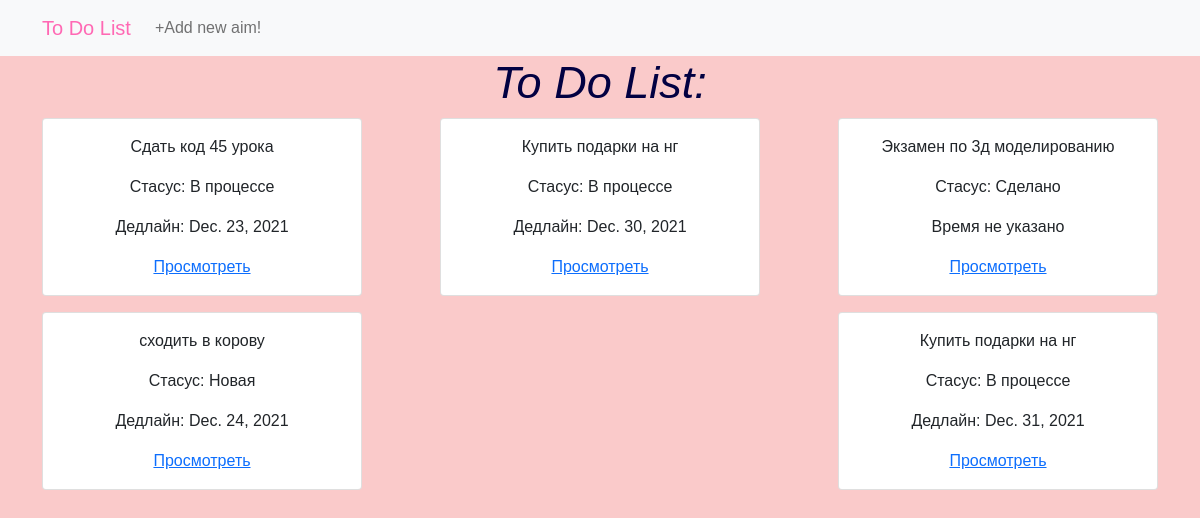
Before: / with the older database file.
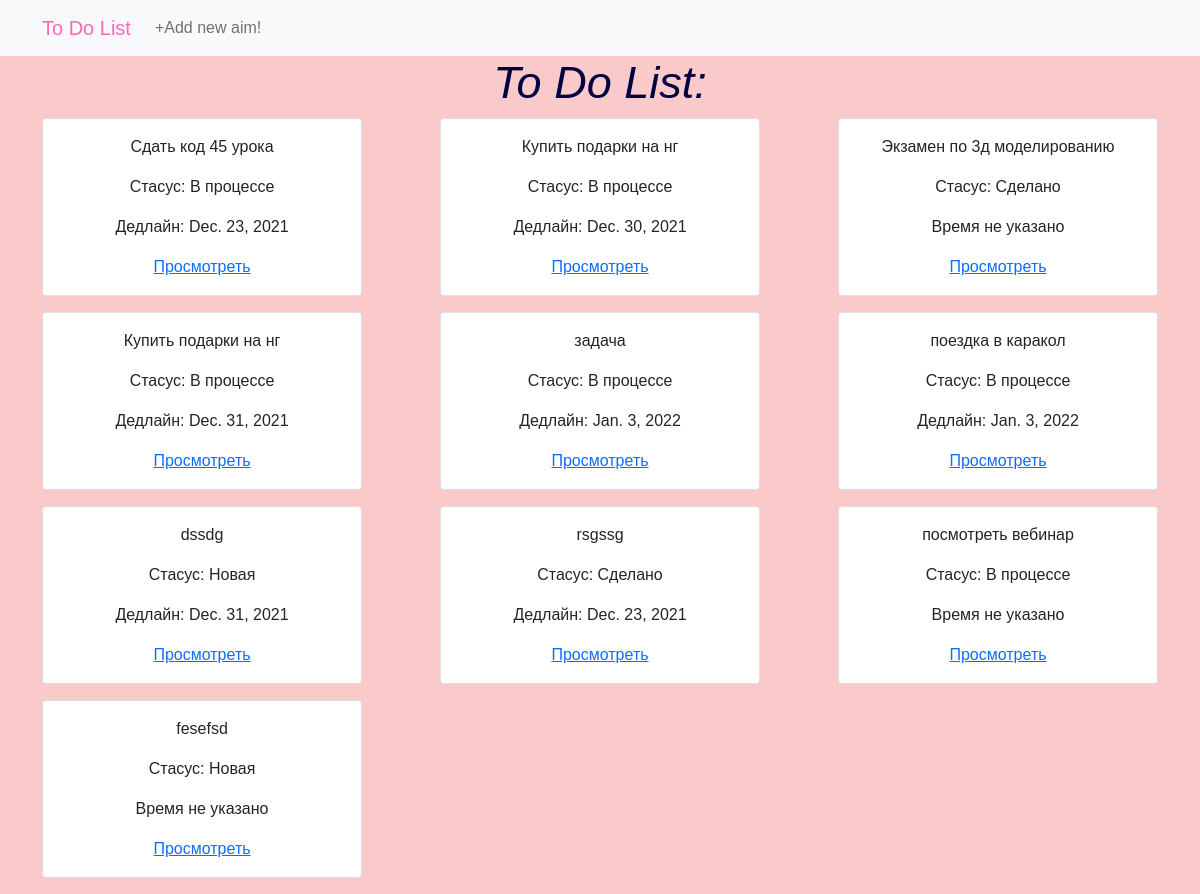
After: the same page with the newer database file.
### todolist/models.py (models this page shows, shortened)
class ToDoList(models.Model):
    new = 'new'
    in_progress = 'in_progress'
    done = 'done'
    status_choices = [('new', 'Новая'), ('in_progress', 'В процессе'), ('done', 'Сделано')]
    aim = models.CharField(max_length=200, null=False, blank=False, verbose_name='Задача')
    status = models.CharField(max_length=11, choices=status_choices, default='new', verbose_name='Статус')
    description = models.CharField(max_length=2000,  verbose_name='Подробное описание')
    deadline_at = models.DateField(null=True, blank=True, verbose_name='Дедлайн')

### todolist/views.py (the view)
# urls.py: path('', todolist_view, name='index'),
def todolist_view(request):
    aim_list = ToDoList.objects.all()
    return render(request, 'todolist.html', {'aim_list': aim_list})

### todolist/templates/todolist.html
{% extends 'base.html' %}
{% block content %}
<h1>To Do List:</h1>
    <div class="container">
        <div class="row justify-content-between">
            {% for aim in aim_list %}
                <div class="card mb-3" style="width: 20rem;">
                    <div class="card-body">
                        <p>{{aim.aim}}</p>
                        <p>Стасус: {{aim.get_status_display }}</p>
                        {% if aim.deadline_at != None %}
                            <p>Дедлайн: {{ aim.deadline_at }}</p>
                        {% else %}
                            <p>Время не указано</p>
                        {% endif %}
                        <a href="{% url 'list_check' aim.pk %}">Просмотреть</a>
                        </div>
                </div>
            {% endfor %}
        </div>
    </div>
{% endblock %}

Changed rows visible on the page:
removed ToDoList: aim "сходить в корову", status "Новая", deadline_at "Dec. 24, 2021"
added ToDoList: aim "задача", status "В процессе", deadline_at "Jan. 3, 2022"
added ToDoList: aim "поездка в каракол", status "В процессе", deadline_at "Jan. 3, 2022"
added ToDoList: aim "dssdg", status "Новая", deadline_at "Dec. 31, 2021"
added ToDoList: aim "rsgssg", status "Сделано", deadline_at "Dec. 23, 2021"
added ToDoList: aim "посмотреть вебинар", status "В процессе", shows "Время не указано"
added ToDoList: aim "fesefsd", status "Новая", shows "Время не указано"
